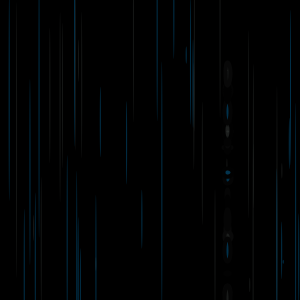
Frame 1 (no input)
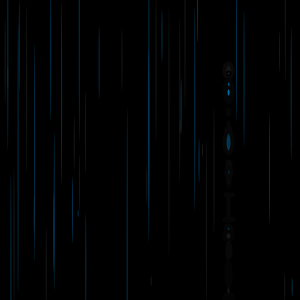
Frame 60 (the mouse pressed at the canvas centre just before this capture)
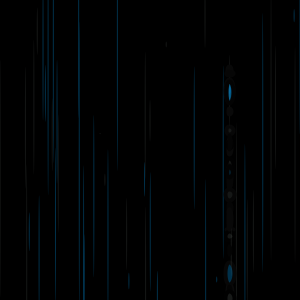
Frame 120 (the mouse held since frame 60 and released just before this capture)

The Processing sketch that drew these frames (run headless with seeded random() and noise(); from frame 60 on, the mouse is pressed at the canvas centre):

// Processing sketch: processing_40957
// ── processing_40957.pde

int num = 50; 
float dropSize = 75;
float x1, x2, y1, y2;

Rain[] myRain = new Rain[num];//sets first array for Rain

color[] myColors = new color[2]; //sets second array for drop color

void setup() {

  size(300, 300);
  x1 = random(150, 270);
  y1 = random(250, 1430);
  x2 = random(150, 1350);
  y2 = random(150, 250);


  myColors[0] = color(120, 130, 124, 45);//sets colors to alternate between
  myColors[1] = color(0, 168, 255, 75);


  for (int i=0;i<myRain.length;i++) {
    myRain[i] = new Rain();
  }

  noStroke();
  smooth();
}

void draw() {
  frameRate(5);//slows down spastic frame speed
  background(0);

  x1 = x1 + random(-1, 1);
  y1 = y1 + random(-1, 1);
  x2 = x2 + random(-1, 1);
  y2 = y2 + random(-1, num);

  for (int i=0; i < myRain.length; i++) {
    myRain[i].update();
    myRain[i].draw();
  }
}


class Rain {

  float xpos = random(0, width-num);
  float ypos = random(10, height*num);
  float speed = random(10, 1000);//creates speed range
  color col = myColors[floor(random(0, 2))];


  Rain() {
  }

  void update() {

    ypos = xpos + speed;
  }

  void draw() {
    fill(col);
    noStroke();
    ellipse(random(width), random(height), 1, random(height));//sets thin ellipses=rain


    stroke(random(0, 10));//these ellipses make the slower drops that twinkle on the screen
    strokeWeight(4);
    ellipse(x1, ypos/2, random(dropSize/8), random(num/2));
    ellipse(x1*width, random(ypos/height), random(dropSize/5), random(height/2));
    ellipse(height/num*x1, random(ypos/height), random(dropSize/5), random(dropSize/2));
  }
}
